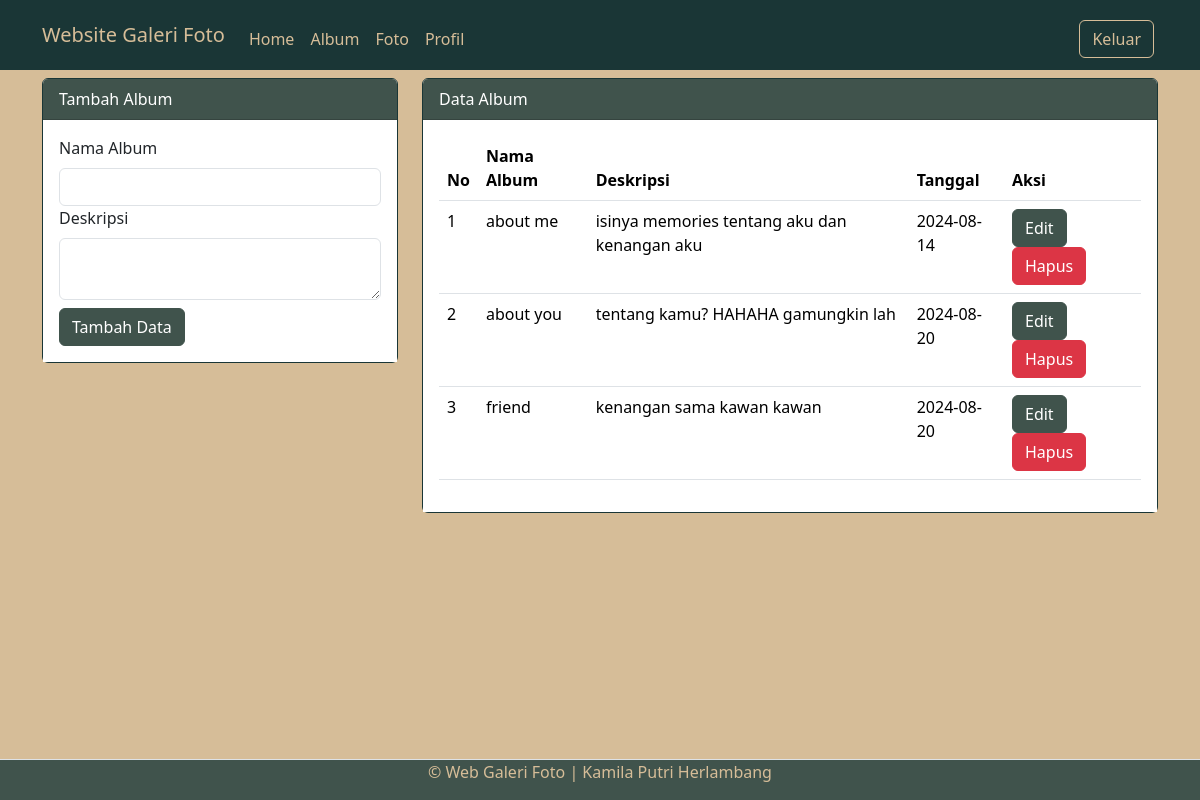
The page /admin/album.php (signed in) on the database its author committed.
### tables this page shows
CREATE TABLE `album` (
  `albumid` int NOT NULL,
  `namaalbum` varchar(255) NOT NULL,
  `deskripsi` text NOT NULL,
  `tanggaldibuat` date NOT NULL,
  `userid` int NOT NULL
);

### admin/album.php (the view, shortened to what this page needs)
<?php
include '../config/koneksi.php';
?>
<!DOCTYPE html>
<html lang="en">
<head>
  <link rel="stylesheet" type="text/css" href="../assets/css/bootstrap.min.css">
</head>
<body>
  <nav class="navbar navbar-expand-lg navbar-dark">
    <div class="container">
      <a class="navbar-brand" href="index.php">Website Galeri Foto</a>
      <div class="collapse navbar-collapse mt-2" id="navbarNavAltMarkup">
        <div class="navbar-nav me-auto">
          <a href="home.php" class="nav-link">Home</a>
          <a href="album.php" class="nav-link">Album</a>
          <a href="foto.php" class="nav-link">Foto</a>
          <a href="profil.php" class="nav-link">Profil</a>
        </div>
        <a href="../config/aksi_logout.php" class="btn btn-outline-danger m-1">Keluar</a>
      </div>
    </div>
  </nav>
  <div class="container">
    <div class="row">
      <div class="col-md-4">
        <div class="card mt-2">
          <div class="card-header">Tambah Album</div>
          <div class="card-body">
            <form action="../config/aksi_album.php" method="POST">
              <label class="form-label">Nama Album</label>
              <input type="text" name="namaalbum" class="form-control" required>
              <label class="form-label">Deskripsi</label>
              <textarea class="form-control" name="deskripsi" required></textarea>
              <button type="submit" class="btn btn-primary mt-2" name="tambah">Tambah Data</button>
            </form>
          </div>
        </div>
      </div>
      <div class="col-md-8">
        <div class="card mt-2">
          <div class="card-header">Data Album</div>
          <div class="card-body">
            <table class="table">
              <thead>
                <tr>
                  <th>No</th>
                  <th>Nama Album</th>
                  <th>Deskripsi</th>
                  <th>Tanggal</th>
                  <th>Aksi</th>
                </tr>
              </thead>
              <tbody>
                <?php
                $no = 1;
                $userid = $_SESSION['userid'];
                $sql = mysqli_query($koneksi, "SELECT * FROM album WHERE userid='$userid'");
                while ($data = mysqli_fetch_array($sql)) {
                ?>
                  <tr>
                    <td><?php echo $no++ ?></td>
                    <td><?php echo $data['namaalbum'] ?></td>
                    <td><?php echo $data['deskripsi'] ?></td>
                    <td><?php echo $data['tanggaldibuat'] ?></td>
                    <td>
                      <button type="button" class="btn btn-primary" data-bs-toggle="modal" data-bs-target="#edit<?php echo $data['albumid'] ?>">
                        Edit
                      </button>
                      <button type="button" class="btn btn-danger" data-bs-toggle="modal" data-bs-target="#hapus<?php echo $data['albumid'] ?>">
                        Hapus
                      </button>
                    </td>
                  </tr>
                <?php } ?>
              </tbody>
            </table>
          </div>
        </div>
      </div>
    </div>
  </div>
  <footer class="d-flex justify-content-center border-top mt-3 fixed-bottom">
    <p>&copy; Web Galeri Foto | Kamila Putri Herlambang</p>
  </footer>
</body>
</html>

### admin/album.php (style rules this page uses)
body { background-color: #d6bd98; }
.navbar { background-color: #1a3636; }
.navbar-brand, .navbar-nav .nav-link { color: #d6bd98; }
.btn-primary { background-color: #40534c; border-color: #40534c; }
.btn-outline-danger { border-color: #d6bd98; color: #d6bd98; }
.card-header { background-color: #40534c; color: #ffffff; }
.card-body { background-color: #ffffff; }
.card { border: 1px solid #1a3636; }
footer { background-color: #40534c; color: #d6bd98; }

### rows shown on the page
album: namaalbum "about me", deskripsi "isinya memories tentang aku dan kenangan aku", tanggaldibuat "2024-08-14"
album: namaalbum "about you", deskripsi "tentang kamu? HAHAHA gamungkin lah", tanggaldibuat "2024-08-20"
album: namaalbum "friend", deskripsi "kenangan sama kawan kawan", tanggaldibuat "2024-08-20"
